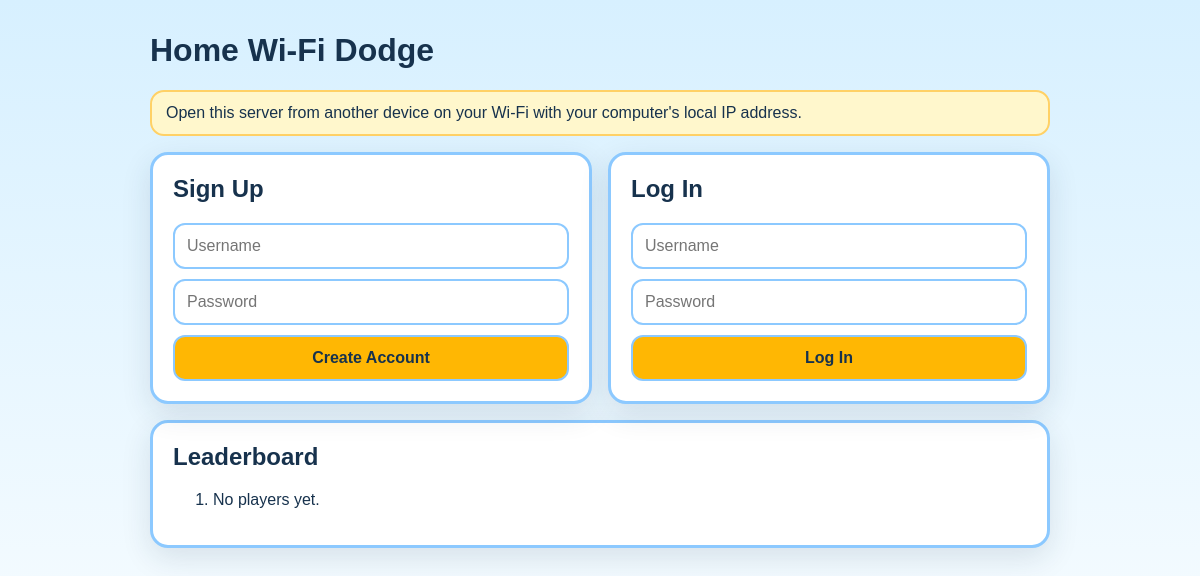
Before: / with the older database file.
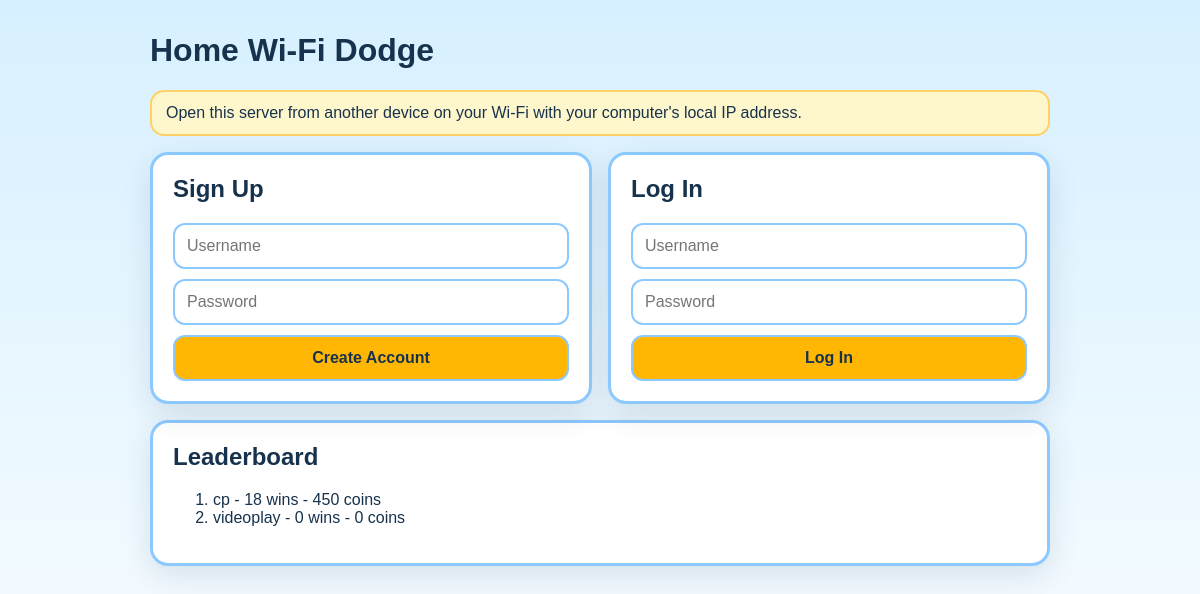
After: the same page with the newer database file.
### tables this page shows
CREATE TABLE users (
                    id INTEGER PRIMARY KEY AUTOINCREMENT,
                    username TEXT UNIQUE NOT NULL,
                    password_hash TEXT NOT NULL,
                    coins INTEGER NOT NULL DEFAULT 0,
                    wins INTEGER NOT NULL DEFAULT 0
                );

### appminecraftserver.py (the view)
@app.route("/")
def home():
    username = session.get("username")
    profile = store.get_user(username) if username else None
    leaderboard = store.get_leaderboard()
    return render_template("home.html", profile=profile, leaderboard=leaderboard, error=None)

### storage.py (called while the page is built)
    def connect(self):
        connection = sqlite3.connect(self.db_path)
        connection.row_factory = sqlite3.Row
        return connection

    def get_leaderboard(self):
        connection = self.connect()
        try:
            rows = connection.execute(
                "SELECT username, coins, wins FROM users ORDER BY wins DESC, coins DESC, username ASC LIMIT 10"
            ).fetchall()
            return [dict(row) for row in rows]
        finally:
            connection.close()

### templates/home.html (shortened to what this page needs)
<!doctype html>
<html lang="en">
<head>
  <link rel="stylesheet" href="{{ url_for('static', filename='style.css') }}">
</head>
<body>
  <main class="page">
    <h1>Home Wi-Fi Dodge</h1>
    <p class="tip">Open this server from another device on your Wi-Fi with your computer's local IP address.</p>
    {% if profile %}
    <section class="card">
      <h2>Welcome, {{ profile.username }}</h2>
      <p>Coins: {{ profile.coins }}</p>
      <p>Wins: {{ profile.wins }}</p>
      <a class="button" href="/lobby">Join Match</a>
    </section>
    {% else %}
    <section class="grid">
      <form class="card" method="post" action="/signup">
        <h2>Sign Up</h2>
        <input name="username" placeholder="Username" required>
        <input name="password" placeholder="Password" type="password" required>
        <button type="submit">Create Account</button>
      </form>
      <form class="card" method="post" action="/login">
        <h2>Log In</h2>
        <input name="username" placeholder="Username" required>
        <input name="password" placeholder="Password" type="password" required>
        <button type="submit">Log In</button>
      </form>
    </section>
    {% endif %}
    <section class="card">
      <h2>Leaderboard</h2>
      <ol>
        {% for player in leaderboard %}
        <li>{{ player.username }} - {{ player.wins }} wins - {{ player.coins }} coins</li>
        {% else %}
        <li>No players yet.</li>
        {% endfor %}
      </ol>
    </section>
  </main>
</body>
</html>

### static/style.css (style rules this page uses)
body { margin: 0; font-family: Verdana, sans-serif; background: linear-gradient(180deg, #d7f0ff 0%, #f4fbff 100%); color: #17324d; }
.page { max-width: 900px; margin: 0 auto; padding: 32px 16px 48px; }
h1, h2 { margin-top: 0; }
.grid { display: grid; grid-template-columns: repeat(auto-fit, minmax(260px, 1fr)); gap: 16px; }
.card { background: #ffffff; border: 3px solid #8cc9ff; border-radius: 18px; padding: 20px; margin-bottom: 16px; box-shadow: 0 10px 30px rgba(23, 50, 77, 0.12); }
input, button, .button { display: block; width: 100%; box-sizing: border-box; margin-top: 10px; padding: 12px; border-radius: 12px; border: 2px solid #8cc9ff; font-size: 16px; }
button, .button { background: #ffb703; color: #17324d; font-weight: bold; text-align: center; text-decoration: none; }
.tip { background: #fff7cc; border: 2px solid #ffd166; border-radius: 14px; padding: 12px 14px; margin-bottom: 16px; }

Changed rows visible on the page:
added users: username "cp", wins "18", coins "450"
added users: username "videoplay", wins "0", coins "0"
Other visible differences:
text no longer shown: "No players yet."
